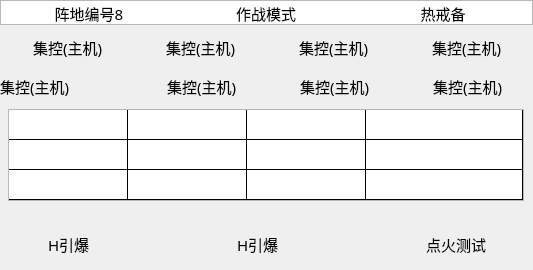
         <widget class="QWidget" name="verticalWidget_5" native="true">
          <property name="sizePolicy">
           <sizepolicy hsizetype="Preferred" vsizetype="Preferred">
            <horstretch>0</horstretch>
            <verstretch>0</verstretch>
           </sizepolicy>
          </property>
          <property name="minimumSize">
           <size>
            <width>533</width>
            <height>270</height>
           </size>
          </property>
          <property name="maximumSize">
           <size>
            <width>533</width>
            <height>270</height>
           </size>
          </property>
          <layout class="QGridLayout" name="gridLayout_19">
           <property name="leftMargin">
            <number>0</number>
           </property>
           <property name="topMargin">
            <number>0</number>
           </property>
           <property name="rightMargin">
            <number>0</number>
           </property>
           <property name="bottomMargin">
            <number>10</number>
           </property>
           <item row="2" column="0">
            <layout class="QHBoxLayout" name="horizontalLayout_21">
             <property name="spacing">
              <number>0</number>
             </property>
             <item>
              <widget class="QLabel" name="label_509">
               <property name="minimumSize">
                <size>
                 <width>108</width>
                 <height>25</height>
                </size>
               </property>
               <property name="maximumSize">
                <size>
                 <width>108</width>
                 <height>25</height>
                </size>
               </property>
               <property name="font">
                <font>
                 <family>宋体</family>
                 <pointsize>11</pointsize>
                </font>
               </property>
               <property name="text">
                <string>集控(主机)</string>
               </property>
              </widget>
             </item>
             <item>
              <widget class="QLabel" name="label_510">
               <property name="minimumSize">
                <size>
                 <width>33</width>
                 <height>33</height>
                </size>
               </property>
               <property name="maximumSize">
                <size>
                 <width>33</width>
                 <height>33</height>
                </size>
               </property>
               <property name="styleSheet">
                <string notr="true"/>
               </property>
               <property name="text">
                <string/>
               </property>
              </widget>
             </item>
             <item>
              <widget class="QLabel" name="label_511">
               <property name="minimumSize">
                <size>
                 <width>33</width>
                 <height>33</height>
                </size>
               </property>
               <property name="maximumSize">
                <size>
                 <width>33</width>
                 <height>33</height>
                </size>
               </property>
               <property name="styleSheet">
                <string notr="true">border-image: url(:/img/false.png);</string>
               </property>
               <property name="text">
                <string/>
               </property>
              </widget>
             </item>
             <item>
              <widget class="QLabel" name="label_512">
               <property name="minimumSize">
                <size>
                 <width>108</width>
                 <height>25</height>
                </size>
               </property>
               <property name="maximumSize">
                <size>
                 <width>108</width>
                 <height>25</height>
                </size>
               </property>
               <property name="font">
                <font>
                 <family>宋体</family>
                 <pointsize>11</pointsize>
                </font>
               </property>
               <property name="text">
                <string>集控(主机)</string>
               </property>
              </widget>
             </item>
             <item>
              <widget class="QLabel" name="label_513">
               <property name="minimumSize">
                <size>
                 <width>33</width>
                 <height>33</height>
                </size>
               </property>
               <property name="maximumSize">
                <size>
                 <width>33</width>
                 <height>33</height>
                </size>
               </property>
               <property name="styleSheet">
                <string notr="true">border-image: url(:/img/false.png);</string>
               </property>
               <property name="text">
                <string/>
               </property>
              </widget>
             </item>
             <item>
              <widget class="QLabel" name="label_514">
               <property name="minimumSize">
                <size>
                 <width>108</width>
                 <height>25</height>
                </size>
               </property>
               <property name="maximumSize">
                <size>
                 <width>108</width>
                 <height>25</height>
                </size>
               </property>
               <property name="font">
                <font>
                 <family>宋体</family>
                 <pointsize>11</pointsize>
                </font>
               </property>
               <property name="text">
                <string>集控(主机)</string>
               </property>
              </widget>
             </item>
             <item>
              <widget class="QLabel" name="label_515">
               <property name="minimumSize">
                <size>
                 <width>33</width>
                 <height>33</height>
                </size>
               </property>
               <property name="maximumSize">
                <size>
                 <width>33</width>
                 <height>33</height>
                </size>
               </property>
               <property name="styleSheet">
                <string notr="true">border-image: url(:/img/false.png);</string>
               </property>
               <property name="text">
                <string/>
               </property>
              </widget>
             </item>
             <item>
              <widget class="QLabel" name="label_516">
               <property name="minimumSize">
                <size>
                 <width>108</width>
                 <height>25</height>
                </size>
               </property>
               <property name="maximumSize">
                <size>
                 <width>108</width>
                 <height>25</height>
                </size>
               </property>
               <property name="font">
                <font>
                 <family>宋体</family>
                 <pointsize>11</pointsize>
                </font>
               </property>
               <property name="text">
                <string>集控(主机)</string>
               </property>
              </widget>
             </item>
            </layout>
           </item>
           <item row="0" column="0">
            <widget class="QTableWidget" name="tableWidget_5">
             <property name="minimumSize">
              <size>
               <width>533</width>
               <height>25</height>
              </size>
             </property>
             <property name="maximumSize">
              <size>
               <width>533</width>
               <height>25</height>
              </size>
             </property>
             <property name="styleSheet">
              <string notr="true">gridline-color: rgba(255, 255, 255, 0);
border-image: url(:/img/num.png);</string>
             </property>
             <property name="verticalScrollBarPolicy">
              <enum>Qt::ScrollBarAlwaysOff</enum>
             </property>
             <property name="horizontalScrollBarPolicy">
              <enum>Qt::ScrollBarAlwaysOff</enum>
             </property>
             <property name="rowCount">
              <number>1</number>
             </property>
             <property name="columnCount">
              <number>3</number>
             </property>
             <attribute name="horizontalHeaderVisible">
              <bool>false</bool>
             </attribute>
             <attribute name="horizontalHeaderDefaultSectionSize">
              <number>177</number>
             </attribute>
             <attribute name="horizontalHeaderMinimumSectionSize">
              <number>177</number>
             </attribute>
             <attribute name="horizontalHeaderStretchLastSection">
              <bool>true</bool>
             </attribute>
             <attribute name="verticalHeaderVisible">
              <bool>false</bool>
             </attribute>
             <attribute name="verticalHeaderDefaultSectionSize">
              <number>25</number>
             </attribute>
             <attribute name="verticalHeaderMinimumSectionSize">
              <number>25</number>
             </attribute>
             <attribute name="verticalHeaderStretchLastSection">
              <bool>true</bool>
             </attribute>
             <row/>
             <column/>
             <column/>
             <column/>
             <item row="0" column="0">
              <property name="text">
               <string>阵地编号8</string>
              </property>
              <property name="font">
               <font>
                <family>宋体</family>
                <pointsize>11</pointsize>
               </font>
              </property>
              <property name="textAlignment">
               <set>AlignCenter</set>
              </property>
              <property name="background">
               <brush brushstyle="NoBrush">
                <color alpha="255">
                 <red>51</red>
                 <green>138</green>
                 <blue>155</blue>
                </color>
               </brush>
              </property>
             </item>
             <item row="0" column="1">
              <property name="text">
               <string notr="true">作战模式</string>
              </property>
              <property name="font">
               <font>
                <family>宋体</family>
                <pointsize>11</pointsize>
                <weight>50</weight>
                <bold>false</bold>
               </font>
              </property>
              <property name="textAlignment">
               <set>AlignCenter</set>
              </property>
              <property name="background">
               <brush brushstyle="NoBrush">
                <color alpha="255">
                 <red>222</red>
                 <green>0</green>
                 <blue>0</blue>
                </color>
               </brush>
              </property>
             </item>
             <item row="0" column="2">
              <property name="text">
               <string>热戒备</string>
              </property>
              <property name="font">
               <font>
                <family>宋体</family>
                <pointsize>11</pointsize>
               </font>
              </property>
              <property name="textAlignment">
               <set>AlignCenter</set>
              </property>
             </item>
            </widget>
           </item>
           <item row="4" column="0">
            <spacer name="verticalSpacer_7">
             <property name="orientation">
              <enum>Qt::Vertical</enum>
             </property>
             <property name="sizeHint" stdset="0">
              <size>
               <width>20</width>
               <height>40</height>
              </size>
             </property>
            </spacer>
           </item>
           <item row="5" column="0">
            <layout class="QHBoxLayout" name="horizontalLayout_7">
             <item>
              <widget class="QLabel" name="label_517">
               <property name="minimumSize">
                <size>
                 <width>30</width>
                 <height>30</height>
                </size>
               </property>
               <property name="maximumSize">
                <size>
                 <width>30</width>
                 <height>30</height>
                </size>
               </property>
               <property name="styleSheet">
                <string notr="true">border-image: url(:/img/pie-NF.png);</string>
               </property>
               <property name="text">
                <string/>
               </property>
              </widget>
             </item>
             <item>
              <widget class="QLabel" name="label_518">
               <property name="minimumSize">
                <size>
                 <width>100</width>
                 <height>25</height>
                </size>
               </property>
               <property name="maximumSize">
                <size>
                 <width>100</width>
                 <height>25</height>
                </size>
               </property>
               <property name="font">
                <font>
                 <family>宋体</family>
                 <pointsize>11</pointsize>
                </font>
               </property>
               <property name="text">
                <string>H引爆</string>
               </property>
              </widget>
             </item>
             <item>
              <widget class="QLabel" name="label_519">
               <property name="minimumSize">
                <size>
                 <width>65</width>
                 <height>25</height>
                </size>
               </property>
               <property name="maximumSize">
                <size>
                 <width>65</width>
                 <height>25</height>
                </size>
               </property>
               <property name="styleSheet">
                <string notr="true">border-image: url(:/img/Off-NP.png);</string>
               </property>
               <property name="text">
                <string/>
               </property>
              </widget>
             </item>
             <item>
              <widget class="QLabel" name="label_520">
               <property name="minimumSize">
                <size>
                 <width>100</width>
                 <height>25</height>
                </size>
               </property>
               <property name="maximumSize">
                <size>
                 <width>100</width>
                 <height>25</height>
                </size>
               </property>
               <property name="font">
                <font>
                 <family>宋体</family>
                 <pointsize>11</pointsize>
                </font>
               </property>
               <property name="text">
                <string>H引爆</string>
               </property>
              </widget>
             </item>
             <item>
              <widget class="QLabel" name="label_521">
               <property name="minimumSize">
                <size>
                 <width>65</width>
                 <height>25</height>
                </size>
               </property>
               <property name="maximumSize">
                <size>
                 <width>65</width>
                 <height>25</height>
                </size>
               </property>
               <property name="styleSheet">
                <string notr="true">border-image: url(:/img/Off-NP.png);</string>
               </property>
               <property name="text">
                <string/>
               </property>
              </widget>
             </item>
             <item>
              <widget class="QLabel" name="label_522">
               <property name="minimumSize">
                <size>
                 <width>100</width>
                 <height>25</height>
                </size>
               </property>
               <property name="maximumSize">
                <size>
                 <width>100</width>
                 <height>25</height>
                </size>
               </property>
               <property name="font">
                <font>
                 <family>宋体</family>
                 <pointsize>11</pointsize>
                </font>
               </property>
               <property name="text">
                <string>点火测试</string>
               </property>
              </widget>
             </item>
            </layout>
           </item>
           <item row="1" column="0">
            <layout class="QHBoxLayout" name="horizontalLayout_22">
             <property name="spacing">
              <number>0</number>
             </property>
             <item>
              <widget class="QLabel" name="label_501">
               <property name="minimumSize">
                <size>
                 <width>33</width>
                 <height>33</height>
                </size>
               </property>
               <property name="maximumSize">
                <size>
                 <width>33</width>
                 <height>33</height>
                </size>
               </property>
               <property name="styleSheet">
                <string notr="true">border-image: url(:/img/false.png);</string>
               </property>
               <property name="text">
                <string/>
               </property>
              </widget>
             </item>
             <item>
              <widget class="QLabel" name="label_502">
               <property name="minimumSize">
                <size>
                 <width>108</width>
                 <height>25</height>
                </size>
               </property>
               <property name="maximumSize">
                <size>
                 <width>108</width>
                 <height>25</height>
                </size>
               </property>
               <property name="font">
                <font>
                 <family>宋体</family>
                 <pointsize>11</pointsize>
                </font>
               </property>
               <property name="text">
                <string>集控(主机)</string>
               </property>
              </widget>
             </item>
             <item>
              <widget class="QLabel" name="label_503">
               <property name="minimumSize">
                <size>
                 <width>33</width>
                 <height>33</height>
                </size>
               </property>
               <property name="maximumSize">
                <size>
                 <width>33</width>
                 <height>33</height>
                </size>
               </property>
               <property name="styleSheet">
                <string notr="true">border-image: url(:/img/false.png);</string>
               </property>
               <property name="text">
                <string/>
               </property>
              </widget>
             </item>
             <item>
              <widget class="QLabel" name="label_504">
               <property name="minimumSize">
                <size>
                 <width>108</width>
                 <height>25</height>
                </size>
               </property>
               <property name="maximumSize">
                <size>
                 <width>108</width>
                 <height>25</height>
                </size>
               </property>
               <property name="font">
                <font>
                 <family>宋体</family>
                 <pointsize>11</pointsize>
                </font>
               </property>
               <property name="text">
                <string>集控(主机)</string>
               </property>
              </widget>
             </item>
             <item>
              <widget class="QLabel" name="label_505">
               <property name="minimumSize">
                <size>
                 <width>33</width>
                 <height>33</height>
                </size>
               </property>
               <property name="maximumSize">
                <size>
                 <width>33</width>
                 <height>33</height>
                </size>
               </property>
               <property name="styleSheet">
                <string notr="true">border-image: url(:/img/false.png);</string>
               </property>
               <property name="text">
                <string/>
               </property>
              </widget>
             </item>
             <item>
              <widget class="QLabel" name="label_506">
               <property name="minimumSize">
                <size>
                 <width>108</width>
                 <height>25</height>
                </size>
               </property>
               <property name="maximumSize">
                <size>
                 <width>108</width>
                 <height>25</height>
                </size>
               </property>
               <property name="font">
                <font>
                 <family>宋体</family>
                 <pointsize>11</pointsize>
                </font>
               </property>
               <property name="text">
                <string>集控(主机)</string>
               </property>
              </widget>
             </item>
             <item>
              <widget class="QLabel" name="label_507">
               <property name="minimumSize">
                <size>
                 <width>33</width>
                 <height>33</height>
                </size>
               </property>
               <property name="maximumSize">
                <size>
                 <width>33</width>
                 <height>33</height>
                </size>
               </property>
               <property name="styleSheet">
                <string notr="true">border-image: url(:/img/false.png);</string>
               </property>
               <property name="text">
                <string/>
               </property>
              </widget>
             </item>
             <item>
              <widget class="QLabel" name="label_508">
               <property name="minimumSize">
                <size>
                 <width>108</width>
                 <height>25</height>
                </size>
               </property>
               <property name="maximumSize">
                <size>
                 <width>108</width>
                 <height>25</height>
                </size>
               </property>
               <property name="font">
                <font>
                 <family>宋体</family>
                 <pointsize>11</pointsize>
                </font>
               </property>
               <property name="text">
                <string>集控(主机)</string>
               </property>
              </widget>
             </item>
            </layout>
           </item>
           <item row="3" column="0">
            <layout class="QHBoxLayout" name="horizontalLayout_36">
             <item>
              <spacer name="horizontalSpacer_16">
               <property name="orientation">
                <enum>Qt::Horizontal</enum>
               </property>
               <property name="sizeHint" stdset="0">
                <size>
                 <width>40</width>
                 <height>20</height>
                </size>
               </property>
              </spacer>
             </item>
             <item>
              <widget class="QTableWidget" name="tableWidget_22">
               <property name="sizePolicy">
                <sizepolicy hsizetype="Preferred" vsizetype="Preferred">
                 <horstretch>0</horstretch>
                 <verstretch>0</verstretch>
                </sizepolicy>
               </property>
               <property name="minimumSize">
                <size>
                 <width>516</width>
                 <height>92</height>
                </size>
               </property>
               <property name="maximumSize">
                <size>
                 <width>516</width>
                 <height>92</height>
                </size>
               </property>
               <property name="styleSheet">
                <string notr="true">gridline-color: rgb(0, 0, 0);</string>
               </property>
               <property name="verticalScrollBarPolicy">
                <enum>Qt::ScrollBarAlwaysOff</enum>
               </property>
               <property name="horizontalScrollBarPolicy">
                <enum>Qt::ScrollBarAlwaysOff</enum>
               </property>
               <property name="rowCount">
                <number>3</number>
               </property>
               <property name="columnCount">
                <number>4</number>
               </property>
               <attribute name="horizontalHeaderVisible">
                <bool>false</bool>
               </attribute>
               <attribute name="horizontalHeaderDefaultSectionSize">
                <number>118</number>
               </attribute>
               <attribute name="horizontalHeaderMinimumSectionSize">
                <number>119</number>
               </attribute>
               <attribute name="horizontalHeaderStretchLastSection">
                <bool>true</bool>
               </attribute>
               <attribute name="verticalHeaderVisible">
                <bool>false</bool>
               </attribute>
               <attribute name="verticalHeaderDefaultSectionSize">
                <number>30</number>
               </attribute>
               <attribute name="verticalHeaderMinimumSectionSize">
                <number>30</number>
               </attribute>
               <attribute name="verticalHeaderStretchLastSection">
                <bool>true</bool>
               </attribute>
               <row/>
               <row/>
               <row/>
               <column/>
               <column/>
               <column/>
               <column/>
              </widget>
             </item>
             <item>
              <spacer name="horizontalSpacer_17">
               <property name="orientation">
                <enum>Qt::Horizontal</enum>
               </property>
               <property name="sizeHint" stdset="0">
                <size>
                 <width>40</width>
                 <height>20</height>
                </size>
               </property>
              </spacer>
             </item>
            </layout>
           </item>
          </layout>
         </widget>
